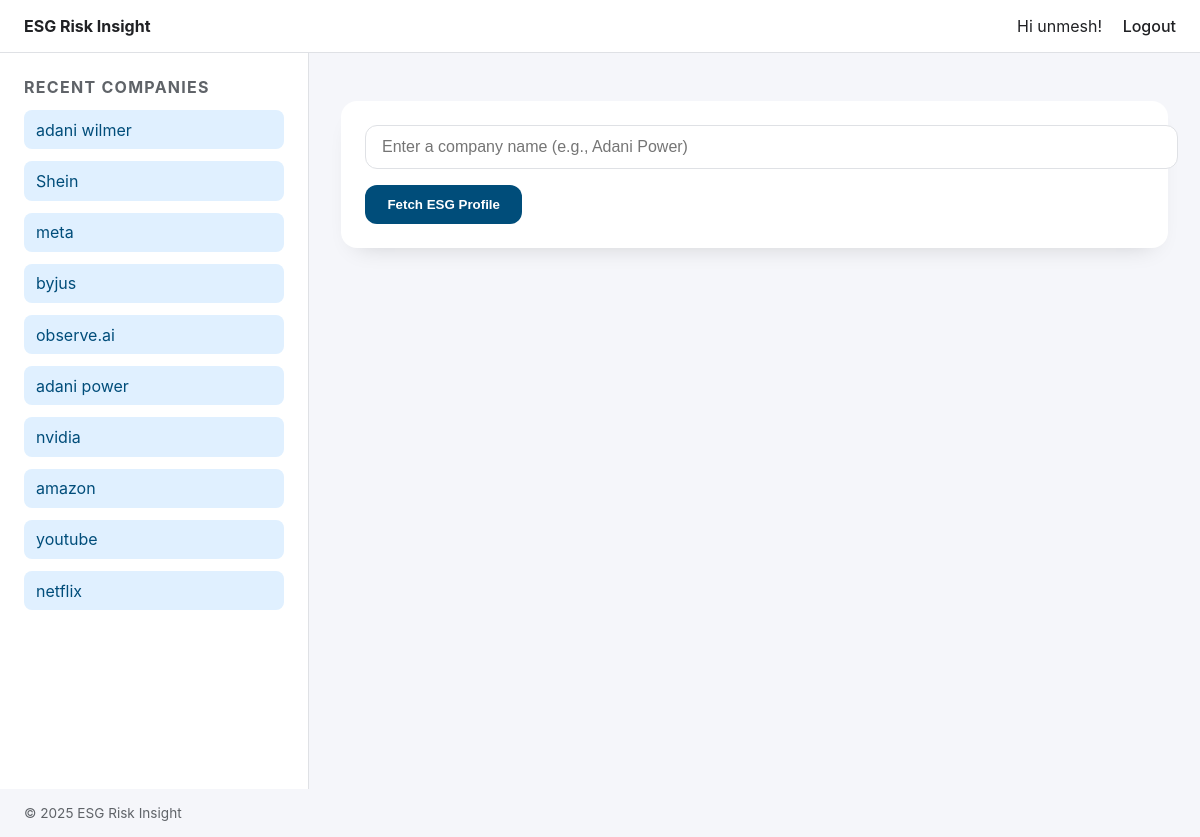
The app's page / (signed in) with its own data.
### dashboard/models.py (models this page shows, shortened)
class SearchHistory(models.Model):
    user = models.ForeignKey(settings.AUTH_USER_MODEL, on_delete=models.CASCADE, related_name='esg_searches')
    company_name = models.CharField(max_length=255)
    searched_at = models.DateTimeField(default=timezone.now)
    class Meta:
        ordering = ['-searched_at']
        indexes = [
            models.Index(fields=['user', '-searched_at']),
            models.Index(fields=['company_name']),
        ]

### dashboard/views.py (the view, shortened to what this page needs)
# urls.py: path('', dashboard_view, name='home'),
@login_required
def dashboard_view(request: HttpRequest) -> HttpResponse:
    repository = SearchHistoryRepository()
    recent_searches = repository.get_recent_searches(user_id=request.user.id, limit=10)
    searched_company: str | None = None
    if request.method == 'POST':
        form = CompanySearchForm(request.POST)
        if form.is_valid():
            searched_company = form.cleaned_data['company_name']
    else:
        preset_company = request.GET.get('company')
        if preset_company:
            searched_company = preset_company
            form = CompanySearchForm(initial={'company_name': preset_company})
        else:
            form = CompanySearchForm()
    context: Dict[str, Any] = {
        'form': form,
        'recent_searches': recent_searches,
    }
    return render(request, 'dashboard/dashboard.html', context)

### dashboard/forms.py
class CompanySearchForm(forms.Form):
    company_name = forms.CharField(
        label='Company Name',
        max_length=255,
        widget=forms.TextInput(
            attrs={
                'placeholder': 'Enter a company name (e.g., Adani Power)',
                'class': 'form-control',
            }
        ),
    )

### esg/history.py (called while the page is built)
    def get_recent_searches(self, user_id: int, limit: int = 10) -> List[dict]:
        if not user_id:
            return []
        qs = SearchHistory.objects.filter(user_id=user_id).order_by('-searched_at')
        seen = set()
        results: List[dict] = []
        for entry in qs:
            key = entry.company_name.lower()
            if key in seen:
                continue
            seen.add(key)
            results.append(
                {
                    'company_name': entry.company_name,
                    'searched_at': entry.searched_at,
                }
            )
            if len(results) >= limit:
                break
        return results

### templates/dashboard/dashboard.html (shortened to what this page needs)
{% extends "base.html" %}
{% block sidebar %}
<aside class="sidebar">
    <h2>Recent companies</h2>
    {% if recent_searches %}
        <ul>
            {% for item in recent_searches %}
                <li>
                    <a href="?company={{ item.company_name|urlencode }}">{{ item.company_name }}</a>
                </li>
            {% endfor %}
        </ul>
    {% else %}
        <p>No searches yet. Try fetching a company.</p>
    {% endif %}
</aside>
{% endblock %}
{% block content %}
<section class="card">
    <form method="post">
        {{ form.company_name }}
        <button type="submit" class="btn" style="margin-top: 1rem;">Fetch ESG Profile</button>
    </form>
</section>
{% endblock %}

### templates/base.html (shortened to what this page needs)
<!DOCTYPE html>
<html lang="en">
<head>
</head>
<body>
    <header>
        <div class="brand"><strong>ESG Risk Insight</strong></div>
        <nav>
            {% if user.is_authenticated %}
                <span>Hi {{ user.username }}!</span>
                <a href="{% url 'accounts:logout' %}">Logout</a>
            {% else %}
                <a href="{% url 'accounts:login' %}">Login</a>
                <a href="{% url 'accounts:signup' %}">Sign Up</a>
            {% endif %}
        </nav>
    </header>
    <div class="layout">
        {% block sidebar %}{% endblock %}
        <main>
            {% block content %}{% endblock %}
        </main>
    </div>
    <footer>
        &copy; {% now "Y" %} ESG Risk Insight
    </footer>
</body>
</html>

### templates/base.html (style rules this page uses)
:root { color-scheme: light dark; --sidebar-width: 260px; --bg: #f5f6fa; --card-bg: #ffffff; --accent: #004d7a; --accent-light: #e0f0ff; --text-primary: #202124; --text-secondary: #5f6368; }
body { margin: 0; font-family: -apple-system, BlinkMacSystemFont, "Segoe UI", sans-serif; background: var(--bg); color: var(--text-primary); }
a { color: inherit; text-decoration: none; }
header { display: flex; align-items: center; justify-content: space-between; padding: 1rem 1.5rem; background: var(--card-bg); border-bottom: 1px solid #dfe1e5; }
header nav a { margin-left: 1rem; font-weight: 500; }
.layout { display: flex; min-height: calc(100vh - 64px); }
.sidebar { width: var(--sidebar-width); padding: 1.5rem; background: var(--card-bg); border-right: 1px solid #dfe1e5; }
.sidebar h2 { margin-top: 0; font-size: 1rem; text-transform: uppercase; letter-spacing: 0.08rem; color: var(--text-secondary); }
.sidebar ul { list-style: none; margin: 0; padding: 0; }
.sidebar li { margin-bottom: 0.75rem; }
.sidebar li a { display: block; padding: 0.6rem 0.75rem; border-radius: 0.5rem; background: var(--accent-light); color: var(--accent); }
main { flex: 1; padding: 2rem; }
.card { background: var(--card-bg); border-radius: 1rem; padding: 1.5rem; box-shadow: 0 12px 24px -16px rgba(0, 0, 0, 0.2); margin-bottom: 1.5rem; }
.form-control { width: 100%; padding: 0.75rem 1rem; font-size: 1rem; border: 1px solid #dfe1e5; border-radius: 0.75rem; }
.btn { display: inline-block; padding: 0.75rem 1.4rem; font-weight: 600; border-radius: 0.75rem; border: none; background: var(--accent); color: #fff; cursor: pointer; }
footer { padding: 1rem 1.5rem; font-size: 0.85rem; color: var(--text-secondary); }

### records on screen
SearchHistory: company_name "adani wilmer"
SearchHistory: company_name "Shein"
SearchHistory: company_name "meta"
SearchHistory: company_name "byjus"
SearchHistory: company_name "observe.ai"
SearchHistory: company_name "adani power"
SearchHistory: company_name "nvidia"
SearchHistory: company_name "amazon"
SearchHistory: company_name "youtube"
SearchHistory: company_name "netflix"

### other values on screen
{{ user.username }} "unmesh"
